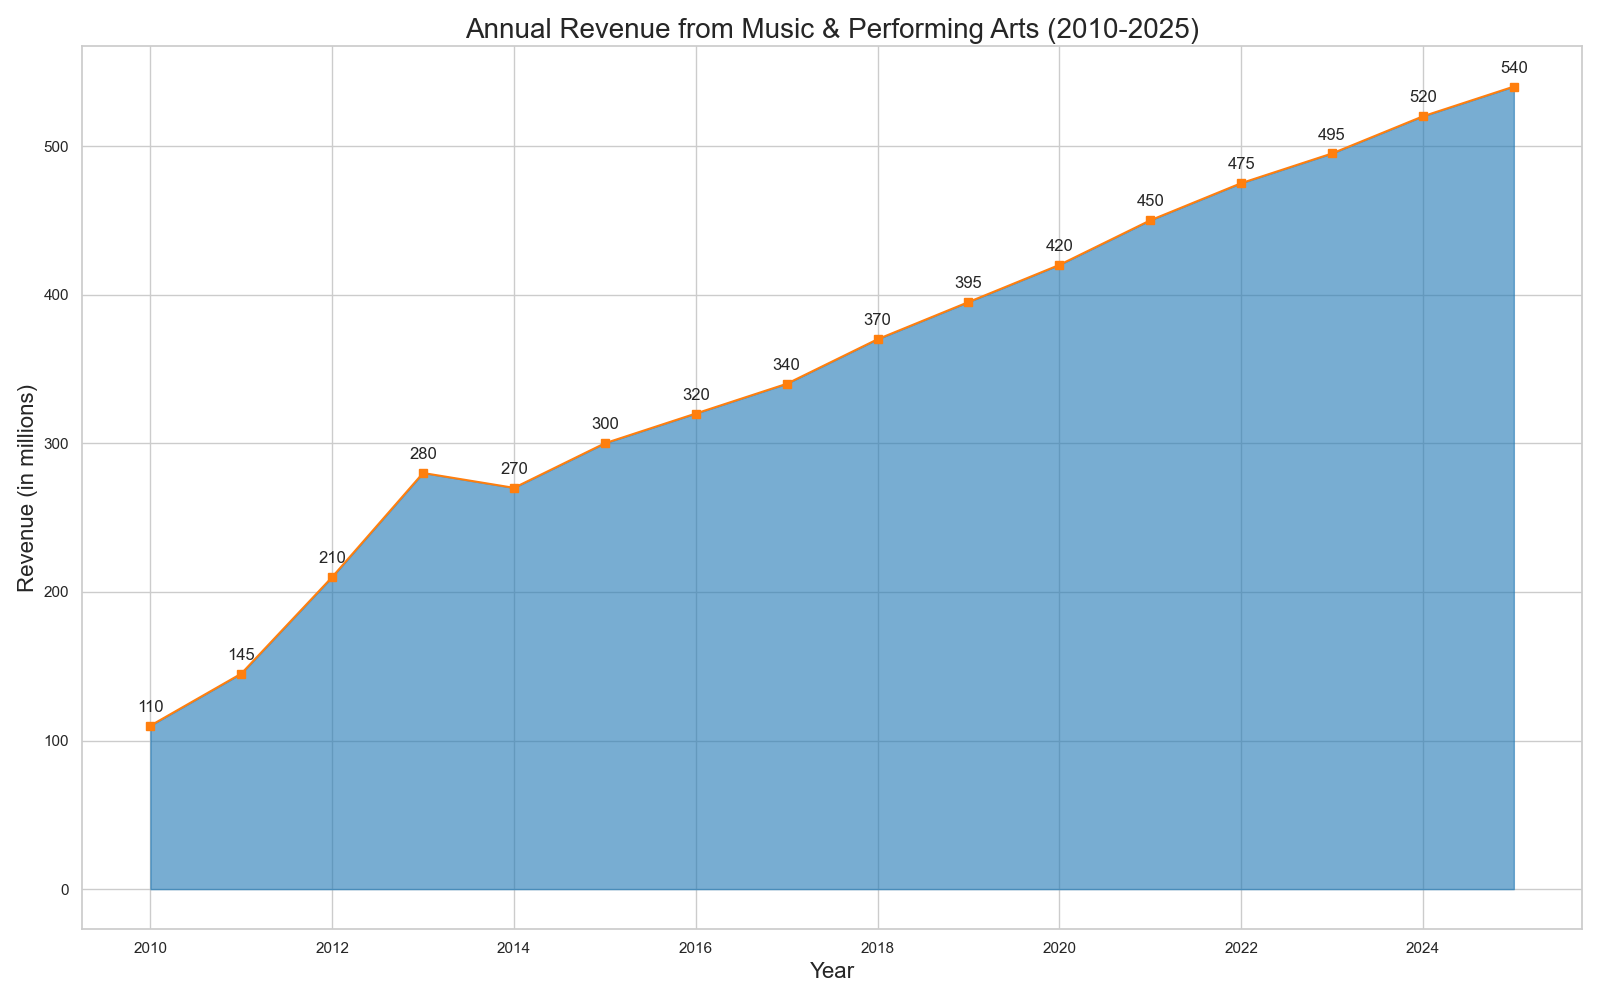

Write Python code to recreate this figure.
import matplotlib.pyplot as plt
import pandas as pd

data = {
    'Year': [2010, 2011, 2012, 2013, 2014, 2015, 2016, 2017, 2018, 2019, 2020, 2021, 2022, 2023, 2024, 2025],
    'Revenue': [110, 145, 210, 280, 270, 300, 320, 340, 370, 395, 420, 450, 475, 495, 520, 540]
}

df = pd.DataFrame(data)

plt.figure(figsize=(16, 10))
plt.fill_between(df['Year'], df['Revenue'], color='#1f77b4', alpha=0.6)
plt.plot(df['Year'], df['Revenue'], color='#ff7f0e', marker='s')

plt.title('Annual Revenue from Music & Performing Arts (2010-2025)', fontsize=20)
plt.xlabel('Year', fontsize=16)
plt.ylabel('Revenue (in millions)', fontsize=16)

for i, txt in enumerate(df['Revenue']):
    plt.annotate(txt, (df['Year'][i], df['Revenue'][i]), textcoords="offset points", xytext=(0,10), ha='center')

plt.grid(True)
plt.tight_layout()
plt.show()
